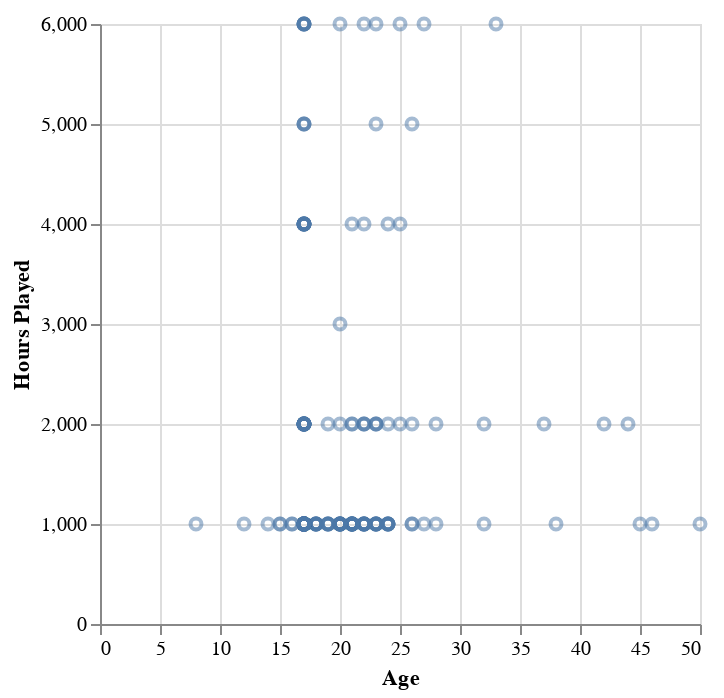

Here is the notebook cell this chart was saved with:
### Code cell
p_numb_gender = players_clean.replace(['Male', 'Female', 'Agender', 'Non-binary', 'Two-Spirited', 'Prefer not to say', 'Other'], [1000, 2000, 3000, 4000, 5000, 6000, 7000])
#p_numb_experience
clean = p_numb_gender.sort_values('age', ascending=False).tail(194)
p_numb_clean = clean.sort_values('played_hours', ascending=False).tail(170)


p_numb_plot = alt.Chart(p_numb_clean).mark_point(opacity=0.5).encode(
    x=alt.X('age').title('Age'),
    y=alt.Y('gender').title('Hours Played'),
)
p_numb_plot

### Figure 1 — Vega-Lite specification as saved in the notebook (floating-point values rounded to 4 significant figures; data arrays with more than 128 entries replaced by an {"elided": "..."} marker saying what was removed)
{"config": {"view": {"continuousWidth": 300, "continuousHeight": 300}}, "data": {"name": "data-3b820ec8acde660088e1aef4aa61eb87"}, "mark": {"type": "point", "opacity": 0.5}, "encoding": {"x": {"field": "age", "title": "Age", "type": "quantitative"}, "y": {"field": "gender", "title": "Hours Played", "type": "quantitative"}}, "$schema": "https://vega.github.io/schema/vega-lite/v5.20.1.json", "datasets": {"data-3b820ec8acde660088e1aef4aa61eb87": {"elided": "170 records"}}}
